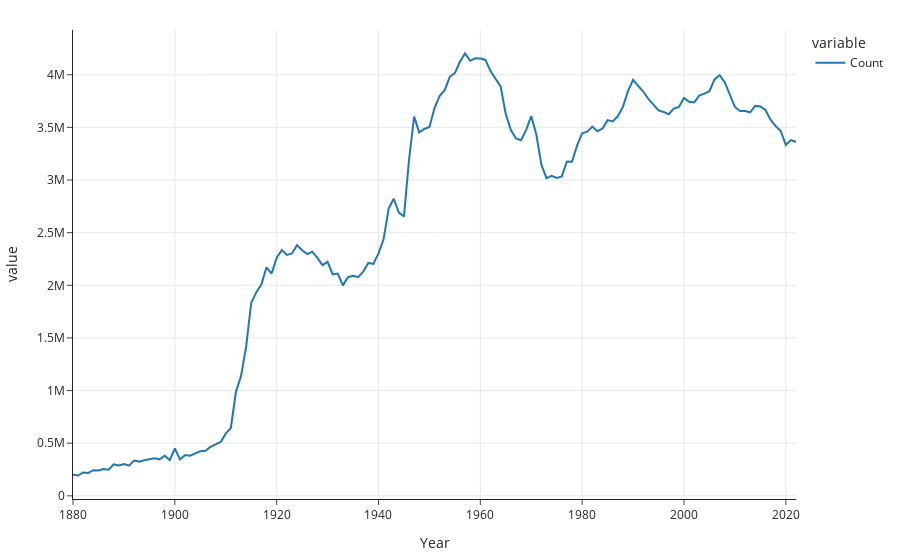

Notebook code cell kept with this figure:
### Code cell
baby.groupby('Year')['Count'].sum().plot()

### Figure 1 — Plotly figure (JSON) as saved in the notebook; plotly's stock layout.template omitted (floating-point values rounded to 4 significant figures; data arrays with more than 128 entries replaced by an {"elided": "..."} marker saying what was removed)
{"data": [{"hovertemplate": "variable=Count<br>Year=%{x}<br>value=%{y}<extra></extra>", "legendgroup": "Count", "line": {"color": "#1F77B4", "dash": "solid"}, "marker": {"symbol": "circle"}, "mode": "lines", "name": "Count", "orientation": "v", "showlegend": true, "type": "scatter", "x": {"elided": "143 int values"}, "xaxis": "x", "y": {"elided": "143 int values"}, "yaxis": "y"}], "layout": {"autosize": true, "legend": {"title": {"text": "variable"}, "tracegroupgap": 0}, "xaxis": {"anchor": "y", "autorange": true, "domain": [0, 1], "range": [1880, 2022], "title": {"text": "Year"}, "type": "linear"}, "yaxis": {"anchor": "x", "autorange": true, "domain": [0, 1], "range": [-30080.0, 4425000.0], "title": {"text": "value"}, "type": "linear"}}}
